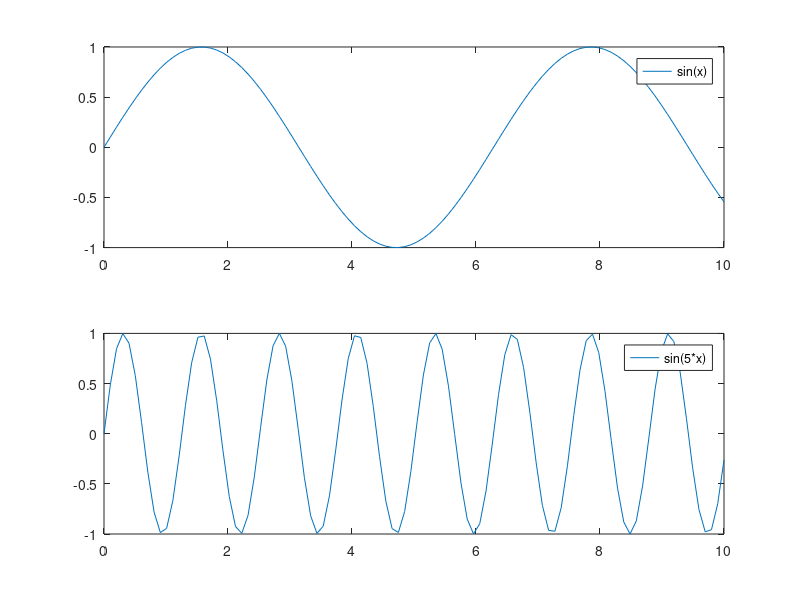

MATLAB code to generate this figure:
%doc subplot
subplot(2,1,1); % generate 2 rows  by 1 column of windows plot on first window
x = linspace(0,10);
y1 = sin(x);
plot(x,y1)
legend('sin(x)');

 % generate 2 rows  by 1 column of windows plot on 2nd window
subplot(2,1,2); 
y2 = sin(5*x);
plot(x,y2)
legend('sin(5*x)');
